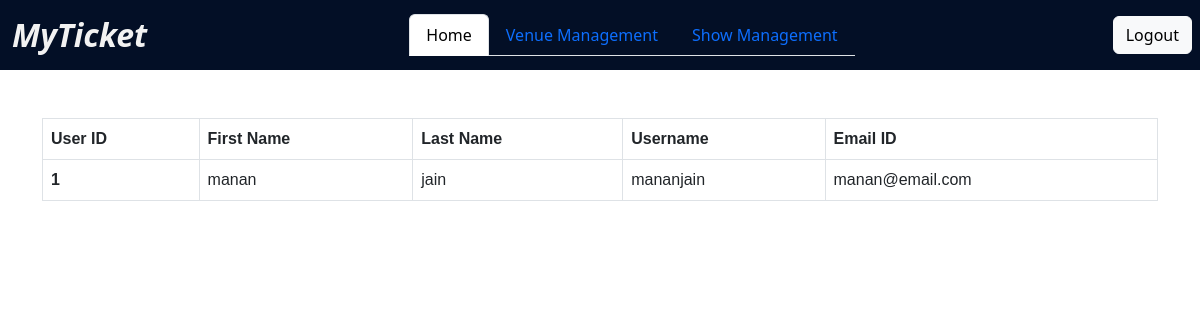
Page /admin/ (signed in) on the earlier database version.
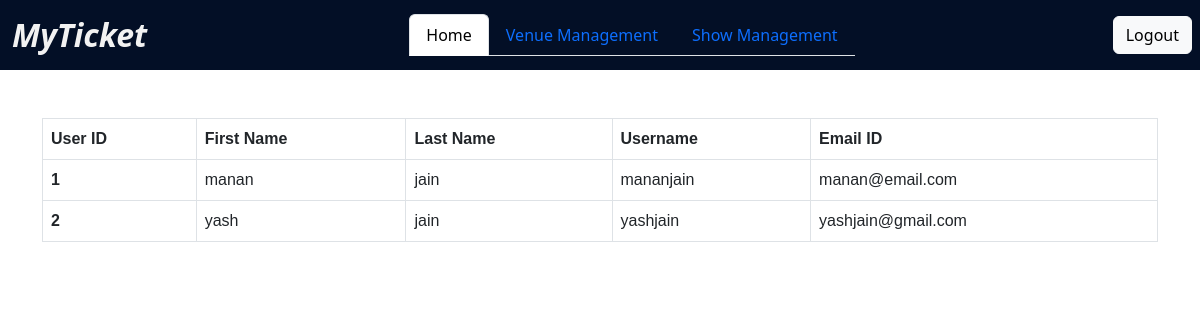
Same page on the later database version.
### app/models/models.py (models this page shows, shortened)
class User(db.Model, UserMixin):
    __tablename__ = "user"
    user_id = db.Column(db.Integer, primary_key=True, autoincrement=True)
    email = db.Column(db.String(150), unique=True, nullable=False)
    password = db.Column(db.String(150), nullable=False)
    cpassword = db.Column(db.String(150), nullable=False)
    first_name = db.Column(db.String(150), nullable=False)
    last_name = db.Column(db.String(150), nullable=False)
    username = db.Column(db.String(150), unique=True, nullable=False)
    isadmin = db.Column(db.Boolean, default=False)

### app/controllers/admin/admin_controllers.py (the view)
@admin_controls.route("/", methods=['GET', 'POST'])
@admin_required
@login_required
def adminhome():
    users = User.query.all()
    return render_template("admin/admin_index.html.jinja2", users=users)

### app/controllers/auth.py (called while the page is built)
def admin_required(f):
    @wraps(f)
    def decorated(*args, **kwargs):
        is_admin = False
        if current_user.is_authenticated:
            is_admin = current_user.isadmin
        if not is_admin:
            return "<h1>Routes doesn't exits</h1>", 400
        elif is_admin:
            return f(*args, **kwargs)
    return decorated

@login_manager.user_loader
def load_user(user_id):
    return User.query.get(int(user_id))

### app/templates/admin/admin_index.html.jinja2 (shortened to what this page needs)
<!DOCTYPE html>
<html lang="en">
<head>
  <link rel="stylesheet" href="../../static/styles/admin_index.style.css">
</head>
<body>
  {% include 'admin/base.html.jinja2' %}
  <div class="container">
  <div class="col-sm-12">
  <table class="table table-bordered table-hover table--style">
  <thead>
    <tr class="table__head">
      <th scope="col">User ID</th>
      <th scope="col">First Name</th>
      <th scope="col">Last Name</th>
      <th scope="col">Username</th>
      <th scope="col">Email ID</th>
    </tr>
  </thead>
  {% for user in users %}
  <tbody>
    <tr>
      <th scope="row">{{user.user_id}}</th>
      <td>{{user.first_name}}</td>
      <td>{{user.last_name}}</td>
      <td>{{user.username}}</td>
      <td>{{user.email}}</td>
    </tr>
  </tbody>
  {% endfor %}
</table>
  </div>
</div>
</body>
</html>

Differences in the rows shown:
added User: user_id "2", first_name "yash", last_name "jain", username "yashjain", email "yashjain@gmail.com"
